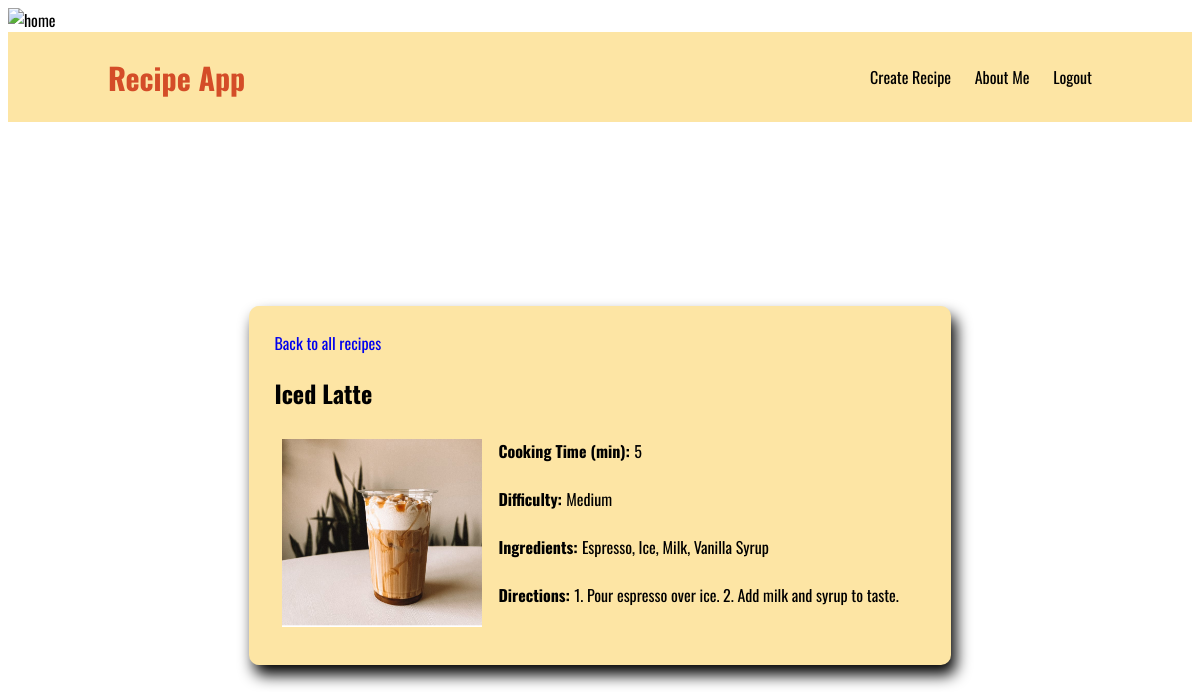
The page /list/4 (signed in) on the database its author committed.
### recipes/models.py (models this page shows, shortened)
class Recipe(models.Model):
    name = models.CharField(max_length=120)
    cooking_time = models.IntegerField(help_text='in minutes')
    ingredients = models.CharField(max_length=300)
    directions = models.TextField(max_length=500)
    pic = models.ImageField(upload_to='recipes', default='no_image.jpg')
    def calculate_difficulty(self):
        difficulty = 'Undefined'
        ingredients = self.ingredients.split(', ')
        num_ingredients = len(ingredients)
        if self.cooking_time < 10:
            if num_ingredients < 4:
                difficulty = 'Easy'
            else:
                difficulty = 'Medium'
        else:
            if num_ingredients < 4:
                difficulty = 'Intermediate'
            else:
                difficulty = 'Hard'
        return difficulty

### recipes/views.py (the view)
# urls.py: path('list/<pk>', RecipeDetailView.as_view(), name='detail'),
class RecipeDetailView(LoginRequiredMixin, DetailView):
    model = Recipe
    template_name = 'recipes/recipe_detail.html'
    def get_context_data(self, **kwargs):
        context = super().get_context_data(**kwargs)
        context.update({
            'search_params': self.request.GET.urlencode()
        })
        return context

### recipes/templates/recipes/recipe_detail.html (shortened to what this page needs)
{% load static %}
<!DOCTYPE html>
<html lang="en">
  <head>
    {% load static %}
    <link
      rel="stylesheet"
      type="text/css"
      href="{% static 'recipes/css/styles.css' %}"
    />
  </head>
  <body>
    <div class="main-image">
      <img src="{% static 'recipes/images/recipe-home.jpg' %}" alt="home" />
    </div>
    <nav class="navbar">
      <div class="title">
        <h1>Recipe App</h1>
      </div>
      <div class="profile">
        <a href="/create/">Create Recipe</a>
        <a href="/about/">About Me</a>
        <a href="{%url 'logout' %}"> Logout </a>
      </div>
    </nav>
    <div class="recipe-modal">
      <span
        ><a class="main-header" href="{%url 'recipes:list' %}"
          >Back to all recipes</a
        ></span
      >
      <h2>{{object.name}}</h2>
      <div class="details-main">
        <div class="details-extra">
          <img src="{{object.pic.url}}" width="200" />
        </div>
        <div class="ing-dir">
          <b>Cooking Time (min): </b> {{object.cooking_time}} <br /><br />
          <b>Difficulty: </b> {{object.calculate_difficulty}} <br />
          <br />
          <b>Ingredients: </b> {{object.ingredients}} <br /><br />
          <b>Directions: </b> {{object.directions}} <br />
        </div>
      </div>
    </div>
  </body>
</html>

### recipes/static/recipes/css/styles.css (style rules this page uses)
body { font-family: "Oswald", serif; }
a { text-decoration: none; }
.main-image { width: 100%; }
.main-image img { width: 100%; max-height: 300px; object-fit: cover; }
.navbar { max-height: 60px; display: flex; justify-content: space-between; align-items: center; padding: 15px 100px; background-color: #fde5a4; }
.title { display: flex; color: #d44d28; font-size: 20px; }
.profile a { text-decoration: none; color: black; padding-left: 20px; }
.recipe-modal { border-radius: 10px; padding: 25px; width: 55%; background-color: #fde5a4; box-shadow: 5px 10px 15px; margin: 0 auto; margin-top: 23vh; }
.details-main { display: flex; }
.details-extra, .ing-dir { padding: 8px; }

### rows shown on the page
Recipe: name "Iced Latte", pic (picture), cooking_time "5", calculate_difficulty "Medium", ingredients "Espresso, Ice, Milk, Vanilla Syrup", directions "1. Pour espresso over ice. 2. Add milk and syrup to taste."
